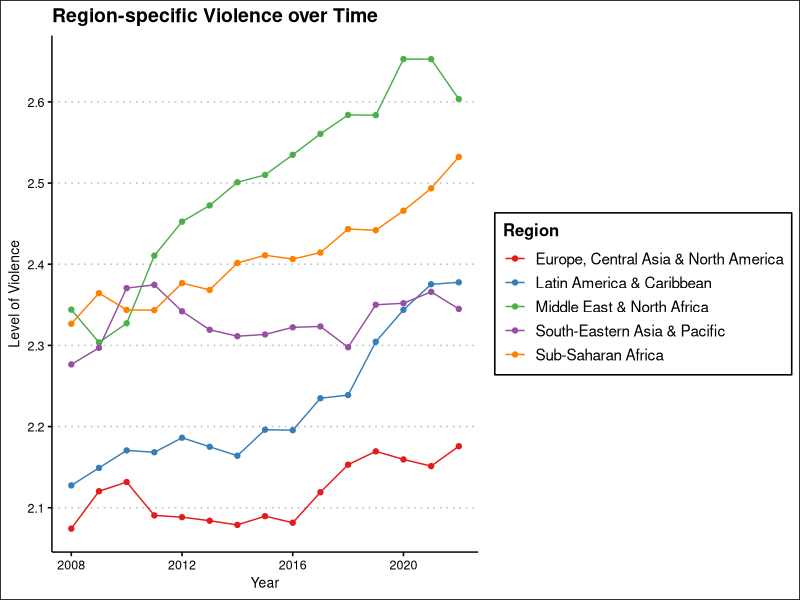
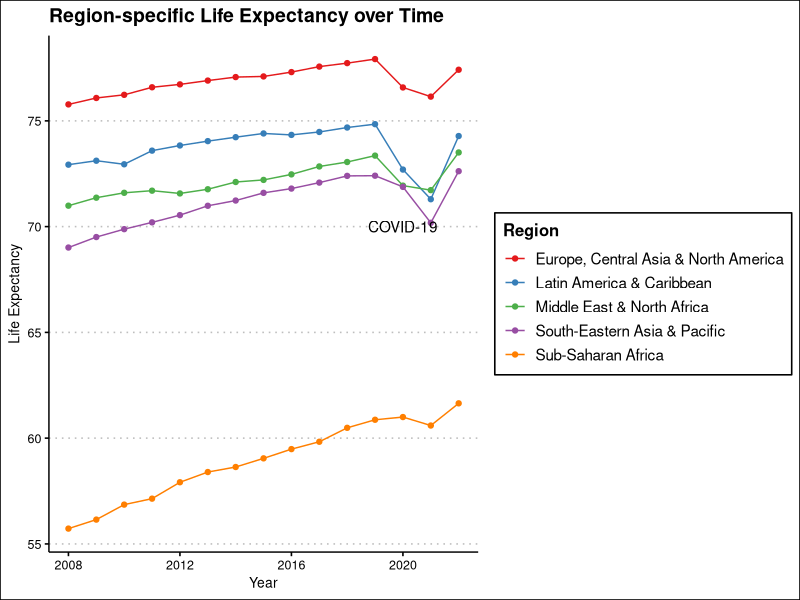
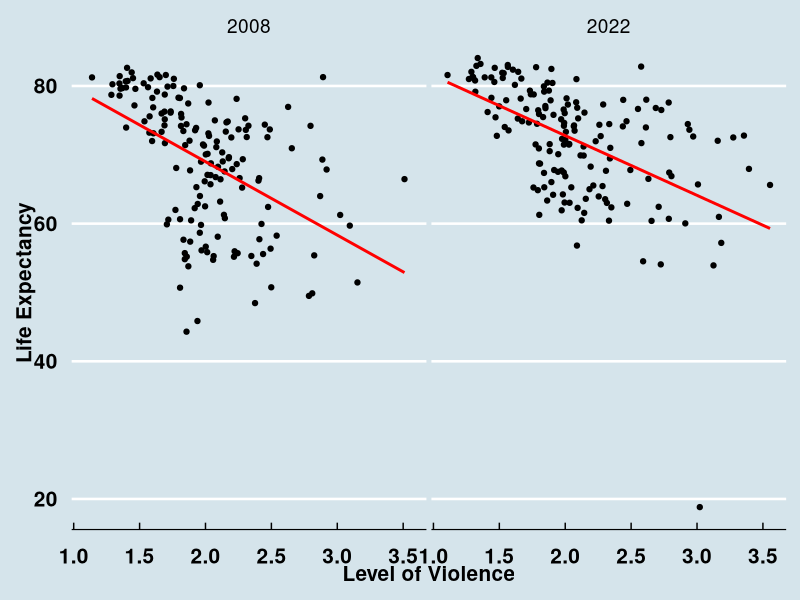
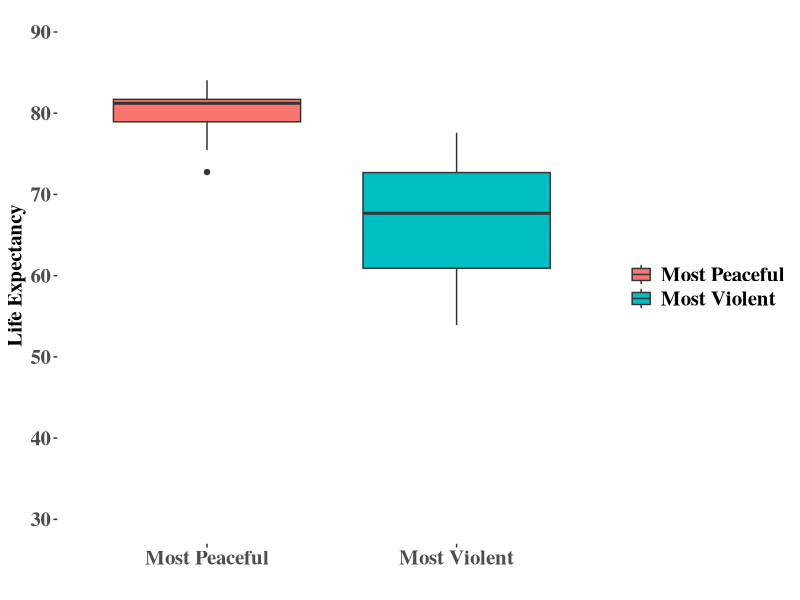
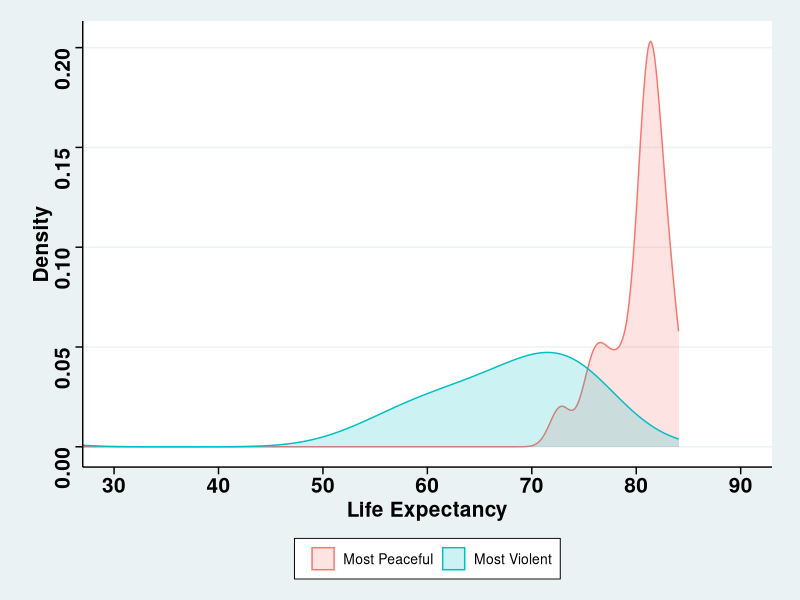
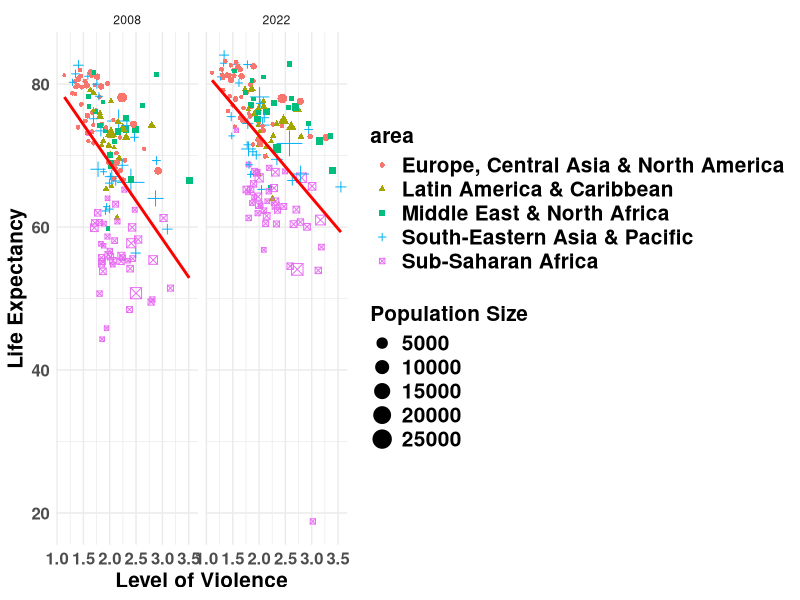
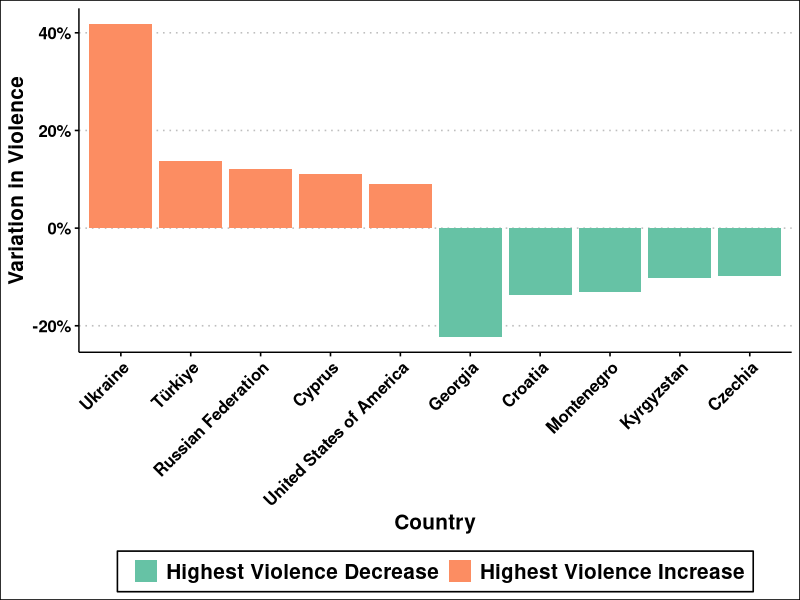

These figures' R source, in order:
## ---- chunk 1
#install.packages('ggthemes')
#install.packages('RColorBrewer')
library('RColorBrewer') # various qualitative color palettes 
library('ggthemes') # various themes in ggplot
library("tidyverse") # ggplot2

gpi_data <- read.table('Data/gpi_data.txt',header=T)
life_exp_data <- read.table('Data/life_exp_data.txt',header=T)
## ---- chunk 2
data <- inner_join(gpi_data,life_exp_data,by=c('iso3','Year'))
## ---- chunk 3
data_violence_region <- data |>
      group_by(Year,area) |>
      summarize(GPI=weighted.mean(x=GPI,w=pop,na.rm = FALSE)) 
## ---- chunk 4
plot1 <- ggplot(data=data_violence_region, # data input
     mapping=aes(x=Year,y=GPI,color=area))+ # relationships
geom_line()+ # add a line for each country
geom_point()+ # add points 
theme_clean()+ # background
scale_color_brewer(name = "Region", palette = "Set1")+ # color palette 
xlab('Year')+ #label for title of x-axis
ylab('Level of Violence') + # label for title of y-axis
ggtitle('Region-specific Violence over Time')  # title for the plot
## ---- chunk 5
#| echo: false
plot1
## ---- chunk 6
data_life_exp_region <- data |>
      group_by(Year,area) |>
      summarize(e0=weighted.mean(x=e0,w=pop,na.rm = FALSE))
## ---- chunk 7
plot2 <- ggplot(data=data_life_exp_region, # data input
mapping=aes(x=Year,y=e0,color=area))+ # relationships
geom_line()+ # add a line for each country
geom_point()+ # add points 
annotate("text",x=2020,y=70,label="COVID-19")+ # add text
theme_clean()+ # specify a theme
xlab('Year')+ #label for title of x-axis
ylab('Life Expectancy') + # label for title of y-axis
scale_color_brewer(name = "Region", palette = "Set1")+ # change color palette
ggtitle('Region-specific Life Expectancy over Time')  # title
## ---- chunk 8
#| echo: false
plot2
## ---- chunk 9
data_scatter <- data |>
filter(Year %in% c(2008,2022))
## ---- chunk 10
plot3 <- ggplot(data=data_scatter, # data input
mapping=aes(x=GPI,y=e0))+ # relationships
geom_point()+  # scatter plot
xlab('Level of Violence')+ # x-axis label
ylab('Life Expectancy')+ # y-axis label
theme_economist()+ # pick a background
geom_smooth(method = "lm", se = FALSE,color='red')+ # regression line
facet_wrap(~Year) + # seperate (sub)plot by year
theme(axis.text.y = element_text(size=15,face="bold"), # font of y-axis text
axis.title.y = element_text(size=15,face="bold"), # font of y-axis title
axis.text.x = element_text(size=15,face="bold"),  
axis.title.x = element_text(size=15,face="bold")) # font of x-axis title
## ---- chunk 11
#| echo: false
plot3 
## ---- chunk 12
data_most_violence <- data |>
      filter(Year==2022) |>
      slice_max(GPI,n=20) |> 
      mutate(label='Most Violent')
## ---- chunk 13
data_most_peaceful <- data |>
filter(Year==2022) |>
slice_min(GPI,n=20) |>
mutate(label='Most Peaceful')
## ---- chunk 14
data_plot <- rbind(data_most_violence,data_most_peaceful)
## ---- chunk 15
plot4 <- ggplot(data=data_plot, # data
mapping=aes(x=label,y=e0,fill=label))+ # relationships
geom_boxplot()+ # boxplot
coord_cartesian(ylim=c(30,90))+ # fix y-axis limits
scale_y_continuous(breaks=seq(30,90,10),
                   labels=seq(30,90,10))+ # fix y-axis labels
theme_tufte()+ # pick background
scale_fill_discrete(name='')+ # drop name from legend
xlab('')+ # no name for x-axis title
ylab('Life Expectancy')+ # y-axis title
theme(axis.text.y = element_text(size=15,face="bold"), # font of y-axis text
legend.text = element_text(size=15,face="bold"), # legend text details
axis.title.y = element_text(size=15,face="bold"), # font of y-axis title
axis.text.x = element_text(size=15,face="bold"),  # text of x-axis title
axis.title.x = element_text(size=15,face="bold")) # font of x-axis title
## ---- chunk 16
#| echo: false
plot4
## ---- chunk 17
plot5 <- ggplot(data=data_plot,  # data input
aes(x=e0,color=label,fill=label))+ # relationships
geom_density(alpha = 0.2, na.rm = TRUE) + # density
theme_stata()+ # background
scale_fill_discrete(name='')+ # no title to legend
scale_color_discrete(name='')+ # no title to legend
coord_cartesian(xlim=c(30,90))+ # fix x-axis limits
scale_x_continuous(breaks=seq(30,90,10),
                   labels=seq(30,90,10))+ # control x-axis labels
ylab('Density')+ # y-axis title
xlab('Life Expectancy')+ # x-axis title
theme(axis.text.y = element_text(size=15,face="bold"), # font of y-axis text
legend.position = "bottom", # legend position
axis.title.y = element_text(size=15,face="bold"), # font of y-axis title
axis.text.x = element_text(size=15,face="bold"),  # font of x-axis text
axis.title.x = element_text(size=15,face="bold")) # font of x-axis title
## ---- chunk 18
#| echo: false
plot5
## ---- chunk 19
plot6 <- ggplot(data=data_scatter, # data input
mapping=aes(x=GPI,y=e0))+ # relationships
geom_point(aes(shape=area,color=area,size=pop))+ # scatter plot
xlab('Level of Violence')+ # label x-axis
ylab('Life Expectancy')+ # label y-axis
theme_minimal()+ # plot them
geom_smooth(method = "lm", se = FALSE,color='red')+ # regression line
labs(size = 'Population Size')+ # legend label
facet_wrap(~Year) + # seperate by year
theme(axis.text.y = element_text(size=12,face="bold"), # font of y-axis text
axis.title.y = element_text(size=15,face="bold"), # font of y-axis title
legend.title = element_text(size=15,face="bold"), # font of legend title
legend.text = element_text(size=15,face="bold"),  # font of legend text
axis.text.x = element_text(size=12,face="bold"),  
axis.title.x = element_text(size=15,face="bold")) # font of x-axis title
## ---- chunk 20
#| echo: false
plot6
## ---- chunk 21
data_high <- data |>
filter(Year %in% c(2008,2022)) |>
select(Year,Country,area,GPI) |>
pivot_wider(names_from='Year',values_from='GPI') |>
mutate(var=(`2022`-`2008`)/`2008`) |>
group_by(area)|>
slice_max(var,n=5) |>
mutate(label='Highest Violence Increase')
data_low <- data |>
filter(Year %in% c(2008,2022)) |>
select(Year,Country,area,GPI) |>
pivot_wider(names_from='Year',values_from='GPI') |>
mutate(var=(`2022`-`2008`)/`2008`) |>
group_by(area)|>
slice_min(var,n=5) |>
mutate(label='Highest Violence Decrease')
## ---- chunk 22
plot7 <- rbind(data_high,data_low) |>
  filter(area=='Europe, Central Asia & North America') |>
  mutate(Country=factor(Country,levels=c(data_high$Country,
                                         data_low$Country))) |>
  ggplot(aes(x=Country,y=var,fill=label))+ # data
  geom_bar(stat='identity') + # bar plot
  theme_clean()+ # background
  xlab('Country')+ # x-axis title
  ylab('Variation in Violence')+ # y-axis title
  scale_fill_brewer(name='',palette='Set2')+ # color palette
  scale_y_continuous(labels = scales::percent)+ # y-axis labels
  theme(axis.text.x = element_text(angle = 45,
  vjust = 1, hjust = 1, size = 12, face = "bold"), # x-axis text
        legend.position = 'bottom', # legend position 
        axis.text.y = element_text(size = 12, face = "bold"), # y-axis text
        axis.title.x = element_text(size = 15, face = "bold"), # x-axis title
        axis.title.y = element_text(size = 15, face = "bold"), # y-axis title
        legend.text = element_text(size = 15, face = "bold")) # legend text
## ---- chunk 23
#| echo: false
plot7 
